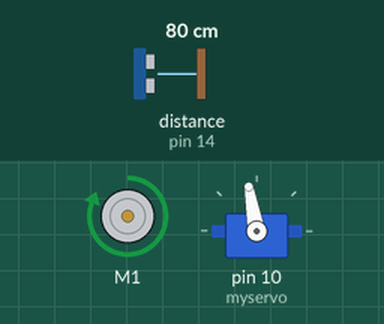
Bench run of a sketch on a simulated Arduino Uno, built with avr-gcc and run on an emulated ATmega328P. Shown: DC motor (green arrow = forward, orange = backward, longer = faster), servo. Wiring (inferred from the names in the program): ultrasonic range finder: trigger pin 9; echo pin 14. The inputs (shaded band) are chosen by the test bench; at power-on: distance to the obstacle (sensor on pin 14) 80 cm. The echo pulse lasts 58.3 µs per cm; what the sketch prints to the serial monitor is not drawn.

Above: at 0.6 s.
At 12.0 s:
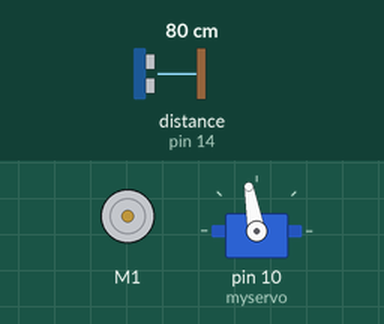
Timing chart, 0 to 13.5 s (numbered marks = the images above):
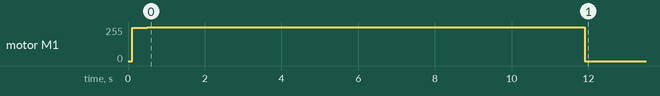

Measured:
- by itself, motor M1: stopped → forward 250/255 at 0.11 s, → forward 255/255 0.40 s later, → stopped 11.4 s later

The sketch:

CodigoDesafioAbierto_20240916205008.ino
```cpp
#include <NewPing.h>
#include <AFMotor.h>
#include <Servo.h>

#define trigPin 9
#define echoPin 14
Servo myservo;// Variable del servo llamado myservo
AF_DCMotor motor1(1);
void setup()
{
 Serial.begin(9600);
 pinMode(trigPin,OUTPUT);
 pinMode(echoPin,INPUT);
 long duracion, distancia;
 digitalWrite(trigPin, LOW);
 delayMicroseconds(2);
 digitalWrite(trigPin, HIGH);
 delayMicroseconds(10);
 digitalWrite(trigPin, LOW);
 duracion = pulseIn(echoPin, HIGH);
 distancia = duracion/2/29.1;
 Serial.println(String(distancia)+" cm.");
 delay (100);
 if (distancia < 106) {//Si la distancia es menor a 106
  motor1.run(RELEASE);
  myservo.attach(10);// Asigna el pin 10 al objeto myservo para controlar el servo
  motor1.setSpeed(250);// Establece la velocidad del motor en 250
  myservo.write(90);//Mueve el servo a la posición de 90 grados (inicial)
  motor1.run(FORWARD);// Configura el motor para que gire hacia adelante
  delay(400);// Espera 1 segundos pega
  myservo.write(100);//Mueve el servo a la posición de 100 grados
  motor1.setSpeed(255); // Ajusta nuevamente la velocidad del motor a 250
  motor1.run(FORWARD);// Configura el motor para que gire hacia adelante
  delay(2400); // Espera 2.5 segundos
 // terminar vuelta
 myservo.write(100);// Mantiene el servo en la posición de 100 grados
  motor1.setSpeed(255);// Establece la velocidad máxima del motor
  motor1.run(FORWARD);// Configura el motor para que gire hacia adelante
  delay(9000); // Espera 25 segundos para completar las 3 vueltas
  motor1.setSpeed(0);// Detiene el motor
  motor1.run(RELEASE); // Libera el motor (sin potencia)
}else{
  motor1.run(RELEASE);
  myservo.attach(10);// Asigna el pin 10 al objeto myservo para controlar el servo
  motor1.setSpeed(250);// Establece la velocidad del motor en 250
  myservo.write(90);//Mueve el servo a la posición de 90 grados (inicial)
  motor1.run(FORWARD);// Configura el motor para que gire hacia adelante
  delay(1200);// Espera 1.7 segundos
  myservo.write(100);//Mueve el servo a la posición de 100 grados
  motor1.setSpeed(255); // Ajusta nuevamente la velocidad del motor a 250
  motor1.run(FORWARD);// Configura el motor para que gire hacia adelante
  delay(2500); // Espera 2.5 segundos
 // terminar vuelta
 myservo.write(100);// Mantiene el servo en la posición de 100 grados
  motor1.setSpeed(250);// Establece la velocidad máxima del motor
  motor1.run(FORWARD);// Configura el motor para que gire hacia adelante
  delay(14000); // Espera 27 segundos para completar las 3 vueltas
  motor1.setSpeed(0);// Detiene el motor
  motor1.run(RELEASE); // Libera el motor (sin potencia)
}
}
void loop() {

}
```
